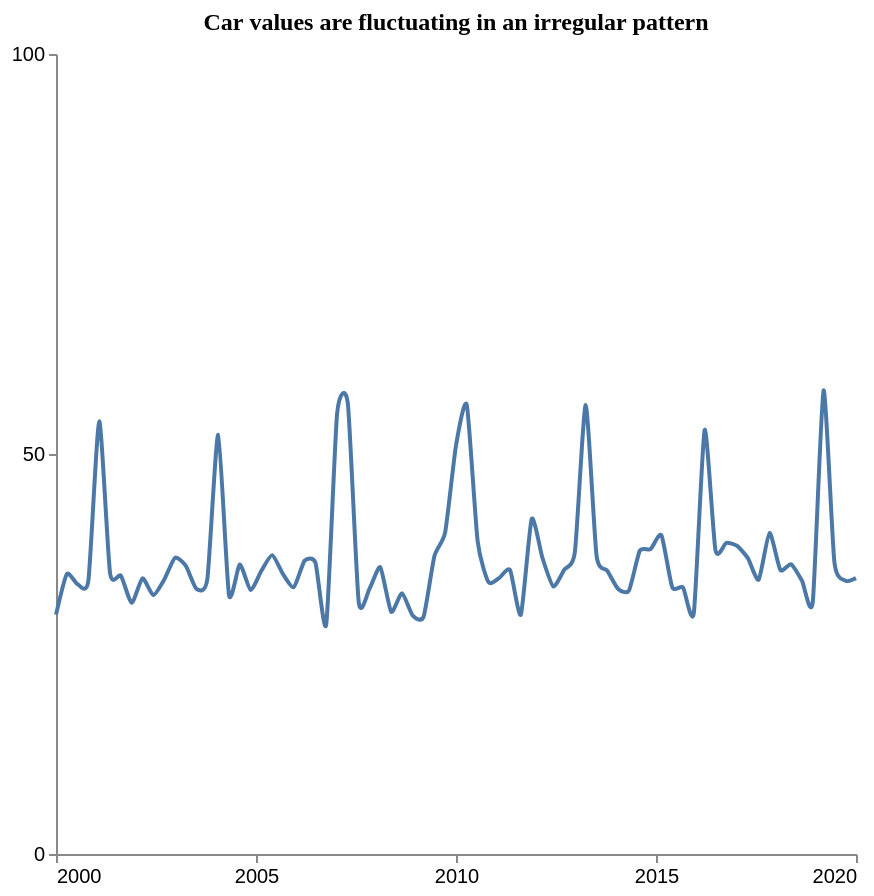

This figure's Vega-Lite source:
### Vega-Lite specification from a JSON file in a GitHub repository (floating-point values rounded to 4 significant figures)
{"$schema": "https://vega.github.io/schema/vega-lite/v5.json", "description": "Pattern: Periodic", "data": {"values": [{"X": 2000.0, "Y": 29.92}, {"X": 2000.0, "Y": 34.99}, {"X": 2001.0, "Y": 33.72}, {"X": 2001.0, "Y": 34.23}, {"X": 2001.0, "Y": 54.08}, {"X": 2001.0, "Y": 35.12}, {"X": 2002.0, "Y": 34.79}, {"X": 2002.0, "Y": 31.39}, {"X": 2002.0, "Y": 34.45}, {"X": 2002.0, "Y": 32.36}, {"X": 2003.0, "Y": 34.27}, {"X": 2003.0, "Y": 37.02}, {"X": 2003.0, "Y": 36.03}, {"X": 2004.0, "Y": 33.12}, {"X": 2004.0, "Y": 34.38}, {"X": 2004.0, "Y": 52.39}, {"X": 2004.0, "Y": 32.39}, {"X": 2005.0, "Y": 36.19}, {"X": 2005.0, "Y": 33.0}, {"X": 2005.0, "Y": 35.4}, {"X": 2005.0, "Y": 37.36}, {"X": 2006.0, "Y": 34.98}, {"X": 2006.0, "Y": 33.36}, {"X": 2006.0, "Y": 36.66}, {"X": 2006.0, "Y": 36.41}, {"X": 2007.0, "Y": 28.73}, {"X": 2007.0, "Y": 55.01}, {"X": 2007.0, "Y": 56.26}, {"X": 2008.0, "Y": 31.52}, {"X": 2008.0, "Y": 33.15}, {"X": 2008.0, "Y": 35.84}, {"X": 2008.0, "Y": 30.28}, {"X": 2009.0, "Y": 32.59}, {"X": 2009.0, "Y": 29.8}, {"X": 2009.0, "Y": 29.65}, {"X": 2009.0, "Y": 37.22}, {"X": 2010.0, "Y": 40.23}, {"X": 2010.0, "Y": 51.06}, {"X": 2010.0, "Y": 56.11}, {"X": 2011.0, "Y": 39.14}, {"X": 2011.0, "Y": 34.0}, {"X": 2011.0, "Y": 34.51}, {"X": 2011.0, "Y": 35.49}, {"X": 2012.0, "Y": 29.92}, {"X": 2012.0, "Y": 41.88}, {"X": 2012.0, "Y": 36.99}, {"X": 2012.0, "Y": 33.45}, {"X": 2013.0, "Y": 35.52}, {"X": 2013.0, "Y": 37.78}, {"X": 2013.0, "Y": 56.14}, {"X": 2014.0, "Y": 37.32}, {"X": 2014.0, "Y": 35.4}, {"X": 2014.0, "Y": 33.13}, {"X": 2014.0, "Y": 32.93}, {"X": 2015.0, "Y": 37.9}, {"X": 2015.0, "Y": 38.11}, {"X": 2015.0, "Y": 39.84}, {"X": 2015.0, "Y": 33.35}, {"X": 2016.0, "Y": 33.32}, {"X": 2016.0, "Y": 30.14}, {"X": 2016.0, "Y": 53.01}, {"X": 2016.0, "Y": 37.97}, {"X": 2017.0, "Y": 38.9}, {"X": 2017.0, "Y": 38.51}, {"X": 2017.0, "Y": 36.98}, {"X": 2018.0, "Y": 34.3}, {"X": 2018.0, "Y": 40.13}, {"X": 2018.0, "Y": 35.52}, {"X": 2018.0, "Y": 36.23}, {"X": 2019.0, "Y": 34.17}, {"X": 2019.0, "Y": 31.5}, {"X": 2019.0, "Y": 57.94}, {"X": 2019.0, "Y": 36.51}, {"X": 2020.0, "Y": 34.18}, {"X": 2020.0, "Y": 34.49}]}, "mark": {"type": "line", "interpolate": "cardinal", "tension": 0.4}, "encoding": {"x": {"field": "X", "type": "quantitative", "title": "", "axis": {"grid": false, "format": "d", "values": [2000, 2005, 2010, 2015, 2020], "tickSize": 4}, "scale": {"domain": [2000, 2020]}}, "y": {"field": "Y", "type": "quantitative", "title": "", "axis": {"grid": false, "format": "d", "values": [0, 50, 100], "tickSize": 4, "tickOpacity": 1}, "scale": {"domain": [0, 100]}}}, "title": {"text": "Car values are fluctuating in an irregular pattern", "anchor": "middle", "font": "Tahoma", "fontSize": 12}, "config": {"lineBreak": "^", "view": {"stroke": null}}, "height": 400, "width": 400, "autosize": "pad"}
